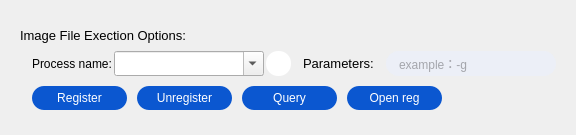
             <widget class="RoundShadowWidget" name="widgetWindbgIFEO" native="true">
              <property name="layoutDirection">
               <enum>Qt::LeftToRight</enum>
              </property>
              <property name="styleSheet">
               <string notr="true"/>
              </property>
              <layout class="QVBoxLayout" name="verticalLayout_11">
               <property name="leftMargin">
                <number>20</number>
               </property>
               <property name="topMargin">
                <number>25</number>
               </property>
               <property name="bottomMargin">
                <number>25</number>
               </property>
               <item>
                <layout class="QHBoxLayout" name="horizontalLayout_19">
                 <item>
                  <widget class="QLabel" name="label_10">
                   <property name="styleSheet">
                    <string notr="true">font-family: &quot;Microsoft YaHei&quot;;
font-size: 13px;</string>
                   </property>
                   <property name="text">
                    <string>Image File Exection Options:</string>
                   </property>
                  </widget>
                 </item>
                 <item>
                  <spacer name="horizontalSpacer_10">
                   <property name="orientation">
                    <enum>Qt::Horizontal</enum>
                   </property>
                   <property name="sizeHint" stdset="0">
                    <size>
                     <width>40</width>
                     <height>20</height>
                    </size>
                   </property>
                  </spacer>
                 </item>
                </layout>
               </item>
               <item>
                <widget class="QWidget" name="widget_5" native="true">
                 <layout class="QVBoxLayout" name="verticalLayout_10">
                  <property name="spacing">
                   <number>10</number>
                  </property>
                  <property name="leftMargin">
                   <number>12</number>
                  </property>
                  <property name="topMargin">
                   <number>0</number>
                  </property>
                  <property name="bottomMargin">
                   <number>0</number>
                  </property>
                  <item>
                   <layout class="QHBoxLayout" name="horizontalLayout_14">
                    <property name="spacing">
                     <number>12</number>
                    </property>
                    <item>
                     <layout class="QHBoxLayout" name="horizontalLayout">
                      <property name="spacing">
                       <number>2</number>
                      </property>
                      <item>
                       <widget class="QLabel" name="label_2">
                        <property name="styleSheet">
                         <string notr="true">font-family: &quot;Microsoft YaHei&quot;;
font-size: 12px;</string>
                        </property>
                        <property name="text">
                         <string>Process name:</string>
                        </property>
                       </widget>
                      </item>
                      <item>
                       <widget class="ComboBox" name="comboBox_proc_name">
                        <property name="sizePolicy">
                         <sizepolicy hsizetype="MinimumExpanding" vsizetype="Fixed">
                          <horstretch>0</horstretch>
                          <verstretch>0</verstretch>
                         </sizepolicy>
                        </property>
                        <property name="minimumSize">
                         <size>
                          <width>150</width>
                          <height>25</height>
                         </size>
                        </property>
                        <property name="maximumSize">
                         <size>
                          <width>170</width>
                          <height>16777215</height>
                         </size>
                        </property>
                        <property name="editable">
                         <bool>true</bool>
                        </property>
                        <property name="placeholderText">
                         <string>example: git.ext</string>
                        </property>
                        <property name="frame">
                         <bool>true</bool>
                        </property>
                       </widget>
                      </item>
                      <item>
                       <widget class="QPushButton" name="btn_refresh_process">
                        <property name="minimumSize">
                         <size>
                          <width>25</width>
                          <height>25</height>
                         </size>
                        </property>
                        <property name="maximumSize">
                         <size>
                          <width>25</width>
                          <height>25</height>
                         </size>
                        </property>
                        <property name="styleSheet">
                         <string notr="true">QPushButton {
border:None;
background-color:#FFFFFF;
qproperty-icon: url(:/WindbgConfig/images/def_100_precent/refresh.png) center;
border-radius:12px;
} 

QPushButton:hover {
border:None;
qproperty-icon: url(:/WindbgConfig/images/def_100_precent/refresh.png) center;
background-color:#d2d4d9;
border-radius:12px;
}

QPushButton:pressed {
border:None;
qproperty-icon: url(:/WindbgConfig/images/def_100_precent/refresh.png) center;
background-color:#d8dbdf;
border-radius:12px;
}</string>
                        </property>
                        <property name="text">
                         <string/>
                        </property>
                       </widget>
                      </item>
                     </layout>
                    </item>
                    <item>
                     <layout class="QHBoxLayout" name="horizontalLayout_13">
                      <item>
                       <widget class="QLabel" name="label_5">
                        <property name="styleSheet">
                         <string notr="true">

font-family: &quot;Microsoft YaHei&quot;;
font-size: 13px;</string>
                        </property>
                        <property name="text">
                         <string>Parameters:</string>
                        </property>
                       </widget>
                      </item>
                      <item>
                       <widget class="QLineEdit" name="lineEdit_process_param">
                        <property name="minimumSize">
                         <size>
                          <width>170</width>
                          <height>25</height>
                         </size>
                        </property>
                        <property name="styleSheet">
                         <string notr="true">QLineEdit{
          border:1px solid #eceff7;
          background:#eceff7;
				  color:
				  #5b5c60;
				  font-size:12px;
					padding-left:10px;
				  border-radius:12px;
				  }



QLineEdit:focus{
          border:1px solid #0b57d0;
          background:#fff;


				  }</string>
                        </property>
                        <property name="placeholderText">
                         <string>example：-g</string>
                        </property>
                       </widget>
                      </item>
                     </layout>
                    </item>
                   </layout>
                  </item>
                  <item>
                   <layout class="QHBoxLayout" name="horizontalLayout_2">
                    <item>
                     <widget class="QPushButton" name="pushButtonAdd">
                      <property name="sizePolicy">
                       <sizepolicy hsizetype="Fixed" vsizetype="Fixed">
                        <horstretch>0</horstretch>
                        <verstretch>0</verstretch>
                       </sizepolicy>
                      </property>
                      <property name="minimumSize">
                       <size>
                        <width>95</width>
                        <height>24</height>
                       </size>
                      </property>
                      <property name="styleSheet">
                       <string notr="true">QPushButton {
background-color:#0b57d0;
color:#FFFFFF;
font-family: &quot;Microsoft YaHei&quot;;
font-size: 12px;
border-radius: 12px;
}

QPushButton:hover{
background-color:#2468d5;
}

QPushButton:pressed{
background-color:#407ee1;
}</string>
                      </property>
                      <property name="text">
                       <string>Register</string>
                      </property>
                     </widget>
                    </item>
                    <item>
                     <widget class="QPushButton" name="pushButtonDel">
                      <property name="sizePolicy">
                       <sizepolicy hsizetype="Fixed" vsizetype="Fixed">
                        <horstretch>0</horstretch>
                        <verstretch>0</verstretch>
                       </sizepolicy>
                      </property>
                      <property name="minimumSize">
                       <size>
                        <width>95</width>
                        <height>24</height>
                       </size>
                      </property>
                      <property name="styleSheet">
                       <string notr="true">QPushButton {
background-color:#0b57d0;
color:#FFFFFF;
font-family: &quot;Microsoft YaHei&quot;;
font-size: 12px;
border-radius: 12px;
}

QPushButton:hover{
background-color:#2468d5;
}

QPushButton:pressed{
background-color:#407ee1;
}</string>
                      </property>
                      <property name="text">
                       <string>Unregister</string>
                      </property>
                     </widget>
                    </item>
                    <item>
                     <widget class="QPushButton" name="pushButtonIFEOQuery">
                      <property name="sizePolicy">
                       <sizepolicy hsizetype="Fixed" vsizetype="Fixed">
                        <horstretch>0</horstretch>
                        <verstretch>0</verstretch>
                       </sizepolicy>
                      </property>
                      <property name="minimumSize">
                       <size>
                        <width>95</width>
                        <height>24</height>
                       </size>
                      </property>
                      <property name="styleSheet">
                       <string notr="true">QPushButton {
background-color:#0b57d0;
color:#FFFFFF;
font-family: &quot;Microsoft YaHei&quot;;
font-size: 12px;
border-radius: 12px;
}

QPushButton:hover{
background-color:#2468d5;
}

QPushButton:pressed{
background-color:#407ee1;
}</string>
                      </property>
                      <property name="text">
                       <string>Query</string>
                      </property>
                     </widget>
                    </item>
                    <item>
                     <widget class="QPushButton" name="pushButtonIFEOOpenReg">
                      <property name="sizePolicy">
                       <sizepolicy hsizetype="Fixed" vsizetype="Fixed">
                        <horstretch>0</horstretch>
                        <verstretch>0</verstretch>
                       </sizepolicy>
                      </property>
                      <property name="minimumSize">
                       <size>
                        <width>95</width>
                        <height>24</height>
                       </size>
                      </property>
                      <property name="styleSheet">
                       <string notr="true">QPushButton {
background-color:#0b57d0;
color:#FFFFFF;
font-family: &quot;Microsoft YaHei&quot;;
font-size: 12px;
border-radius: 12px;
}

QPushButton:hover{
background-color:#2468d5;
}

QPushButton:pressed{
background-color:#407ee1;
}</string>
                      </property>
                      <property name="text">
                       <string>Open reg</string>
                      </property>
                     </widget>
                    </item>
                    <item>
                     <spacer name="horizontalSpacer_5">
                      <property name="orientation">
                       <enum>Qt::Horizontal</enum>
                      </property>
                      <property name="sizeHint" stdset="0">
                       <size>
                        <width>40</width>
                        <height>20</height>
                       </size>
                      </property>
                     </spacer>
                    </item>
                   </layout>
                  </item>
                 </layout>
                </widget>
               </item>
              </layout>
             </widget>
